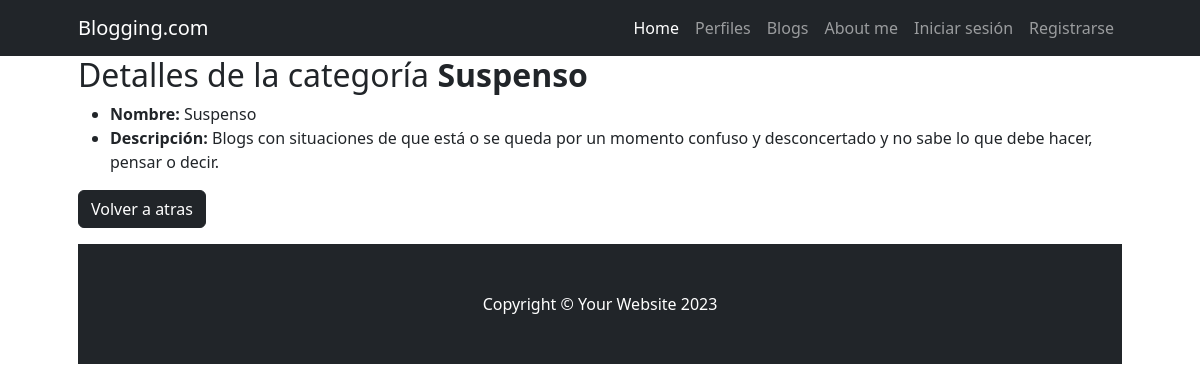
The page /blog/blogcategoria/detail/1 on the database its author committed.
### Blog/models.py (models this page shows, shortened)
class BlogCategoria(models.Model):
    nombre = models.CharField(max_length=50)
    descripcion = models.CharField(max_length=1000, null=True, blank=True, verbose_name="descripción")
    class Meta:
        verbose_name = "categoria de blogs"
        verbose_name_plural = "categorias de blogs"

### Blog/views.py (the view)
# urls.py: path("blogcategoria/detail/<int:pk>", views.BlogCategoriaDetail.as_view(), name="blogcategoria_detail"),
class BlogCategoriaDetail(DetailView):
    model = models.BlogCategoria

### Blog/templates/blog/blogcategoria_detail.html
{% extends 'Blog/base.html' %}
{% block title %}
    <h2>Detalles de la categoría <strong>{{ object.nombre}}</strong> </h2>
{% endblock title %}
{% block blog %}
        <ul>
            <li><strong>Nombre:</strong> {{ object.nombre}}</li>
            <li><strong>Descripción:</strong> {{ object.descripcion}} </li>
        </ul>
    <a href="{% url 'blog:blogcategoria_list' %}" class="btn btn-dark">Volver a atras</a>
{% endblock blog %}

### rows shown on the page
BlogCategoria: nombre "Suspenso", descripcion "Blogs con situaciones de que está o se queda por un momento confuso y desconcertado y no sabe lo que debe hacer, pensar o decir."
